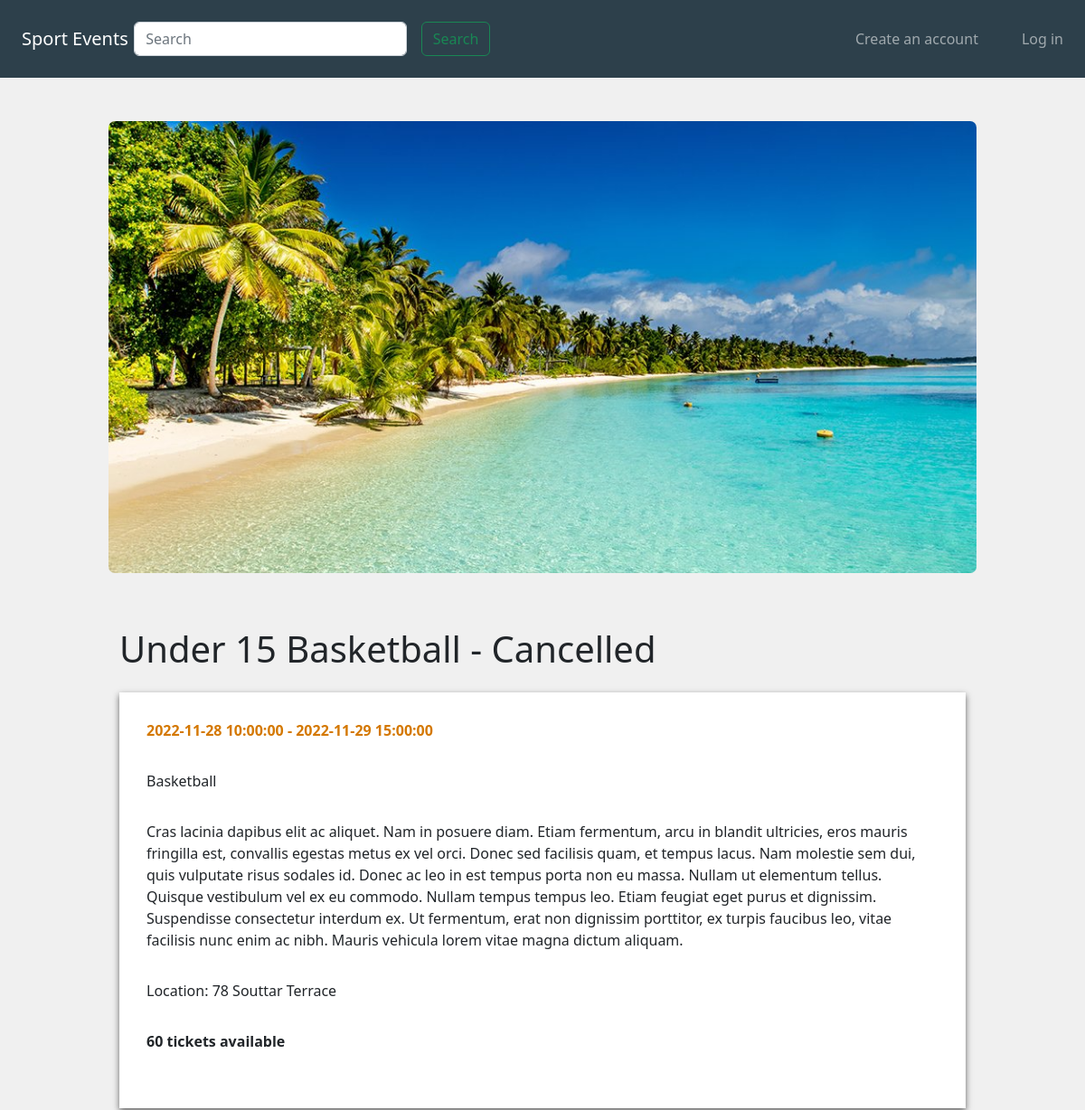
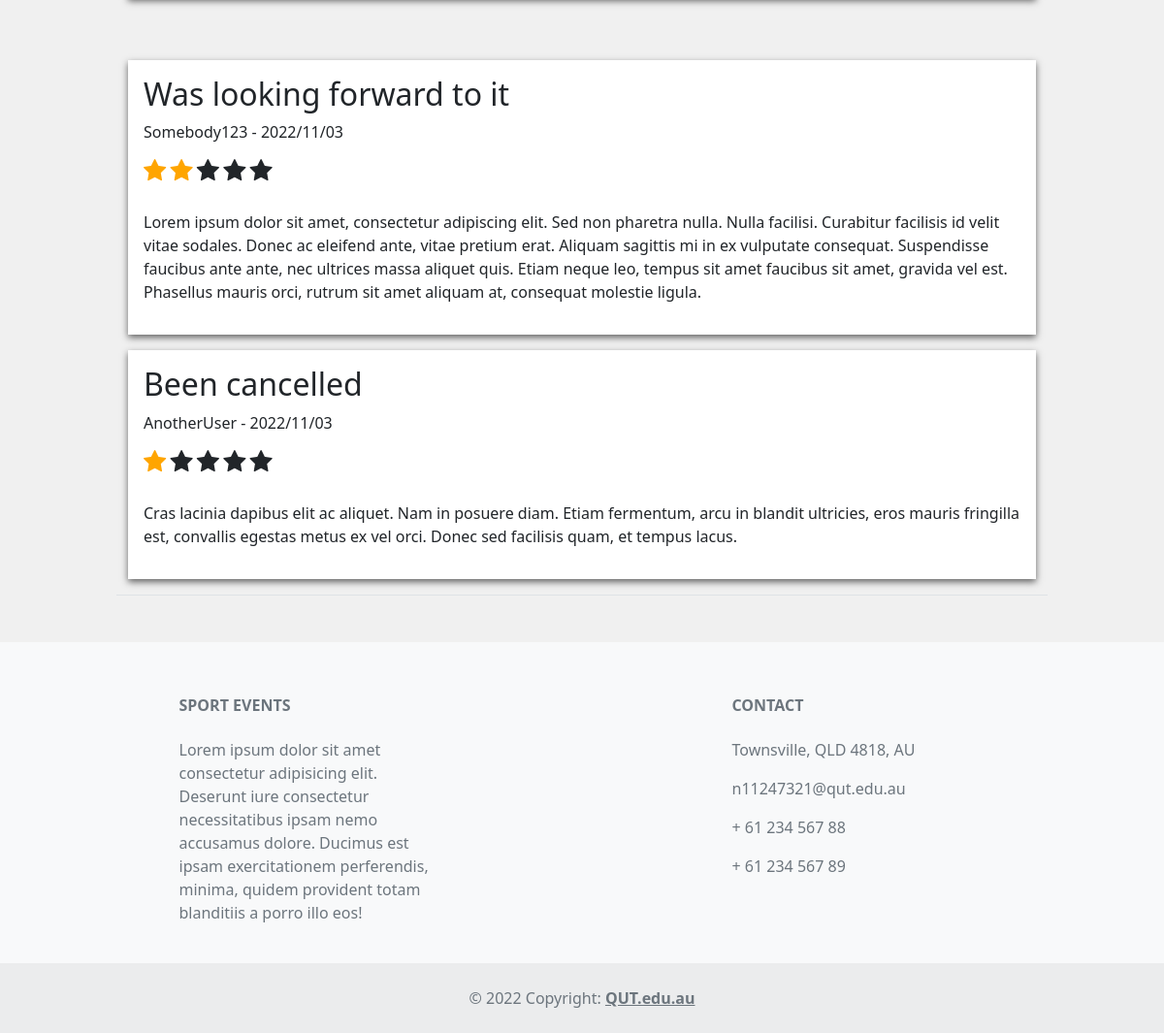
The page /events/3 on the database its author committed (2 pictures, top to bottom).
### website/models.py (models this page shows, shortened)
class Events(db.Model):
    __tablename__ = 'events'
    EventId = db.Column(db.Integer, primary_key=True)
    EventName = db.Column(db.String(80))
    Location = db.Column(db.String(150))
    City = db.Column(db.String(150))
    StartDate = db.Column(db.DateTime)
    EndDate = db.Column(db.DateTime)
    description = db.Column(db.String(500))
    Image = db.Column(db.String(400))
    Status_id = db.Column(db.Integer)
    Catergory_id = db.Column(db.Integer)
    MaxTickets = db.Column(db.Integer)
    tickets_booked = db.Column(db.Integer)
    TicketPrice = db.Column(db.String(80))
    UserId = db.Column(db.Integer)
    reviews = db.relationship('Reviews', backref='event')
    bookings = db.relationship('Bookings', backref='event')
    Catergory_id = db.Column(db.Integer, db.ForeignKey('catergories.CatergoryId'))
    Status_id = db.Column(db.Integer, db.ForeignKey('eventStatus.EventStatusId'))
    UserId = db.Column(db.Integer, db.ForeignKey('users.UserId'))

class EventStatus(db.Model):
    __tablename__ = 'eventStatus'
    EventStatusId = db.Column(db.Integer, primary_key=True)
    Status = db.Column(db.String(80))
    Booking = db.relationship('Bookings', backref='Status')
    Event = db.relationship('Events', backref='Status')
    def __repr__(self): #print
        return "{}".format(self.Status)

class Catergory(db.Model):
    __tablename__ = 'catergories'
    CatergoryId = db.Column(db.Integer, primary_key=True)
    CatergoryName = db.Column(db.String(100))
    Event = db.relationship('Events', backref='CatergoryName')
    def __repr__(self):
        return "{}".format(self.CatergoryName)

class Reviews(db.Model):
    __tablename__ = 'reviews'
    ReviewId = db.Column(db.Integer, primary_key=True)
    Title = db.Column(db.String(100))
    Content = db.Column(db.String(400))
    CreatedAt = db.Column(db.DateTime, default=datetime.now())
    Rating = db.Column(db.Integer)
    User_id = db.Column(db.Integer, db.ForeignKey('users.UserId'))
    Event_id = db.Column(db.Integer, db.ForeignKey('events.EventId'))

class Users(db.Model, UserMixin):
    __tablename__='users'
    UserId = db.Column(db.Integer, primary_key=True)
    Username = db.Column(db.String(100), unique=True)
    FirstName = db.Column(db.String(100), index=True, nullable=False)
    LastName = db.Column(db.String(100), index=True, nullable=False)
    Email = db.Column(db.String(100), index=True, nullable=False)
    ContactNumber = db.Column(db.String(100), index=True, nullable=False)
    password_hash = db.Column(db.String(255), nullable=False)
    reviews = db.relationship('Reviews', backref='user')
    bookings = db.relationship('Bookings', backref='user')

### website/events.py (the view, shortened to what this page needs)
@bp.route('/<id>', methods = ['GET', 'POST'])
def show(id):
    event = Events.query.filter_by(EventId=id).first()
    cform = ReviewForm()
    dform = BookingForm()
    remainder = event.MaxTickets - event.tickets_booked
    return render_template('/event.html', event=event, form=cform, dform = dform, remainder = remainder)

### website/forms.py
class ReviewForm(FlaskForm):
  title = StringField('Review Title', [InputRequired()]) # Must enter title
  rating = RadioField(star, validators=[InputRequired()], choices=[(1,1), (2,2), (3,3), (4,4), (5,5)]) # Must enter rating
  comment = TextAreaField('Review comment', [InputRequired()]) # Must enter review comment
  submit = SubmitField('Post')

class BookingForm(FlaskForm):
  ticket_num = IntegerField('Number of Tickets', validators=[InputRequired(), NumberRange(min=0)]) #Must enter number of tickets
  submit = SubmitField("Submit")

### website/templates/event.html (shortened to what this page needs)
{% extends 'base.html' %}
{% block head %}
    <link href="https://cdn.jsdelivr.net/npm/bootstrap@5.2.0/dist/css/bootstrap.min.css" rel="stylesheet">
    <link rel="stylesheet" href="https://cdnjs.cloudflare.com/ajax/libs/font-awesome/4.7.0/css/font-awesome.min.css">
    <link rel="stylesheet" href="../static/css/style.css">
    <link rel="stylesheet" href="../static/css/event.css">
{% endblock %}
{% import "bootstrap/form.html" as wtf %}
{% block content %}
    <div class="p-4" id="navbarSpacer"></div>
    <div id="eventImg">
        <img src="{{event.Image}}" id="eventImg2">
    </div>
    <div class="container-fluid" id="mainBox">
        <div id="imgSpacer"></div>
        <h1>{{event.EventName}} - {{event.Status}}</h1>
        <div class="p-2"></div>
        <div class="container-fluid eventInfo">
            <p class="eventDateTime">{{event.StartDate}} - {{event.EndDate}}</p>
            <div class="p-2"></div>
            <p>{{event.CatergoryName}}</p>
            <div class="p-2"></div>
            <p>{{event.description}}</p>
            <div class="p-2"></div>
            <p>Location: {{event.Location}}</p>
            <div class="p-2"></div>
            <p class="eventTickets">{{remainder}} tickets available</p>
            <div class="p-2"></div>
        </div>
        <div class="p-4"></div>
        <div class="p-1 lineBreaks"></div>
        <div class="p-1 lineBreaks"></div>
        <div class="row border-bottom">
            {% for review in event.reviews %}
            <div class="col-md-12">
                <div class="p-3 review">
                    <h2>{{ review.Title }}</h2>
                    <p>{{ review.user.Username }} - {{ review.CreatedAt.strftime('%Y/%m/%d') }}</p>
                    <div id="ratingDiv">
                        {% for i in range(review.Rating) %}
                            <span class="fa fa-star rating checked"></span>
                        {% endfor %}
                        {% for i in range(5 - review.Rating) %}
                            <span class="fa fa-star rating"></span>
                        {% endfor %}
                    </div>
                    <div class="p-2"></div>
                    <p>{{ review.Content }}</p>
            </div>
            <div class="p-2"></div>
            {% endfor %}
        </div>
    </div>
{% endblock %}

### website/static/css/style.css (style rules this page uses)
body { background-color: #F0F0F0; }

### website/static/css/event.css (style rules this page uses)
#mainBox { width: 80%; }
#navbarSpacer { display: block; }
#eventImg { margin: auto; width: 80%; height: 500px; overflow: hidden; border-radius: 7px; }
.eventInfo { background-color: white; box-shadow: 0px 3px 7px #636363; padding: 30px; }
.eventDateTime { color: #D47800; font-weight: bold; }
.eventTickets { font-weight: bold; }
#imgSpacer { padding: 30px; }
#eventImg2 { width: 100%; }
#ratingDiv { padding: 0 0 10px 0; }
.rating { font-size: 25px; }
.review { background-color: white; box-shadow: 0px 3px 7px #636363; padding: 30px; }
.checked { color: orange; }

### rows shown on the page
Events: Image (picture), EventName "Under 15 Basketball", StartDate "2022-11-28 10:00:00", EndDate "2022-11-29 15:00:00", description "Cras lacinia dapibus elit ac aliquet. Nam in posuere diam. Etiam fermentum, arcu in blandit ultricies, eros mauris fringilla est, convallis egestas metus ex vel orci. Donec sed facilisis quam, et tempus lacus. Nam molestie sem dui, quis vulputate risus sodales id. Donec ac leo in est tempus porta non eu massa. Nullam ut elementum tellus. Quisque vestibulum vel ex eu commodo. Nullam tempus tempus leo. Etiam feugiat eget purus et dignissim. Suspendisse consectetur interdum ex. Ut fermentum, erat non dignissim porttitor, ex turpis faucibus leo, vitae facilisis nunc enim ac nibh. Mauris vehicula lorem vitae magna dictum aliquam.", Location "78 Souttar Terrace"
EventStatus: Status "Cancelled"
Catergory: CatergoryName "Basketball"
Reviews: Title "Was looking forward to it", user.Username "Somebody123", CreatedAt "2022/11/03", Rating 2 (drawn), Content "Lorem ipsum dolor sit amet, consectetur adipiscing elit. Sed non pharetra nulla. Nulla facilisi. Curabitur facilisis id velit vitae sodales. Donec ac eleifend ante, vitae pretium erat. Aliquam sagittis mi in ex vulputate consequat. Suspendisse faucibus ante ante, nec ultrices massa aliquet quis. Etiam neque leo, tempus sit amet faucibus sit amet, gravida vel est. Phasellus mauris orci, rutrum sit amet aliquam at, consequat molestie ligula."
Reviews: Title "Been cancelled", user.Username "AnotherUser", CreatedAt "2022/11/03", Rating 1 (drawn), Content "Cras lacinia dapibus elit ac aliquet. Nam in posuere diam. Etiam fermentum, arcu in blandit ultricies, eros mauris fringilla est, convallis egestas metus ex vel orci. Donec sed facilisis quam, et tempus lacus."

### other values the page prints
{{ remainder }} "60"
